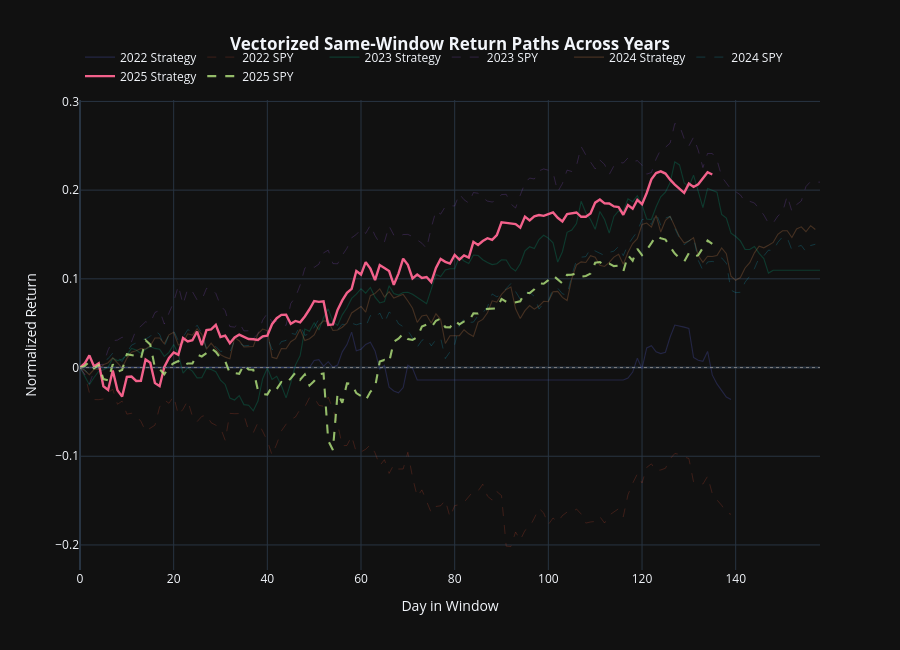
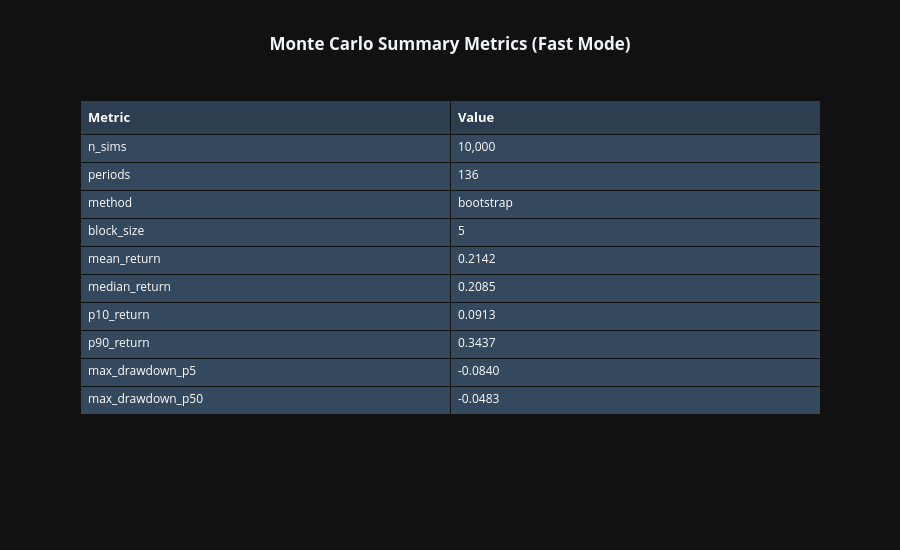
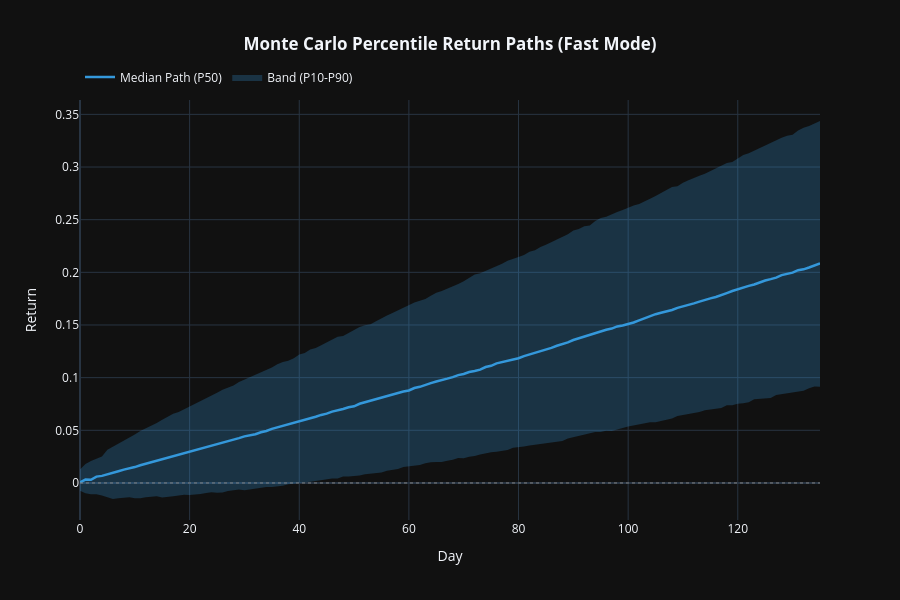

The notebook cell saved with these charts, in order:
### Code cell
# --- Vectorized Fast-Mode Visuals (Overlay + Monte Carlo) ---
OVERLAY_FILE = "overlay_return_paths.csv"
MC_SUMMARY_FILE = "monte_carlo_summary_metrics.csv"
MC_PERCENTILES_FILE = "monte_carlo_percentile_paths.csv"


def is_fastmode_artifact_dir(directory: Path) -> bool:
    return any(
        [
            (directory / OVERLAY_FILE).is_file(),
            (directory / MC_SUMMARY_FILE).is_file(),
            (directory / MC_PERCENTILES_FILE).is_file(),
        ]
    )


def find_latest_fastmode_dir(base_dir: str) -> Optional[str]:
    try:
        dirs = [d for d in Path(base_dir).iterdir() if d.is_dir() and "_backtest_" in d.name]
    except FileNotFoundError:
        return None

    dirs = sorted(dirs, key=lambda d: d.stat().st_mtime, reverse=True)
    for directory in dirs:
        if is_fastmode_artifact_dir(directory):
            return str(directory)
    return None


def infer_run_type(target_dir_value: Optional[str]) -> str:
    if not target_dir_value:
        return "event-or-unknown"

    run_dir = Path(target_dir_value)
    if run_dir.is_dir() and is_fastmode_artifact_dir(run_dir):
        return "fast"
    return "event-or-unknown"


def plot_vectorized_overlay(df_overlay: pd.DataFrame, highlight_year: Optional[int] = None):
    if df_overlay is None or df_overlay.empty:
        logging.info("No overlay data to plot.")
        return

    required = {"day", "year", "strategy_return", "benchmark_return"}
    if not required.issubset(df_overlay.columns):
        logging.warning("overlay_return_paths.csv missing required columns: %s", required)
        return

    benchmark_label = "Benchmark"
    if "benchmark_label" in df_overlay.columns and df_overlay["benchmark_label"].notna().any():
        benchmark_label = str(df_overlay["benchmark_label"].dropna().iloc[0])

    fig = go.Figure()
    for year, group in df_overlay.groupby("year", sort=True):
        is_highlight = highlight_year is None or int(year) == int(highlight_year)
        alpha = 0.95 if is_highlight else 0.22
        width = 2.4 if is_highlight else 1.1

        fig.add_trace(
            go.Scatter(
                x=group["day"],
                y=group["strategy_return"],
                mode="lines",
                name=f"{year} Strategy",
                line=dict(width=width),
                opacity=alpha,
            )
        )
        fig.add_trace(
            go.Scatter(
                x=group["day"],
                y=group["benchmark_return"],
                mode="lines",
                name=f"{year} {benchmark_label}",
                line=dict(width=max(1.0, width - 0.3), dash="dash"),
                opacity=max(0.2, alpha - 0.15),
            )
        )

    fig.add_hline(y=0, line=dict(color="gray", dash="dot", width=1))
    fig.update_layout(
        title_text="<b>Vectorized Same-Window Return Paths Across Years</b>",
        title_x=0.5,
        xaxis_title="Day in Window",
        yaxis_title="Normalized Return",
        template=PLOTLY_TEMPLATE,
        hovermode="x unified",
        legend=dict(orientation="h", yanchor="bottom", y=1.02, xanchor="left", x=0),
        height=650,
    )
    fig.show()


def _extract_percentile_columns(df_mc: pd.DataFrame) -> List[str]:
    pct_cols = [c for c in df_mc.columns if c.startswith("p") and c[1:].isdigit()]
    return sorted(pct_cols, key=lambda c: int(c[1:]))


def plot_monte_carlo_percentile_paths(df_mc: pd.DataFrame):
    if df_mc is None or df_mc.empty:
        logging.info("No Monte Carlo percentile data to plot.")
        return

    if "day" not in df_mc.columns:
        logging.warning("monte_carlo_percentile_paths.csv missing required 'day' column.")
        return

    pct_cols = _extract_percentile_columns(df_mc)
    if len(pct_cols) < 2:
        logging.warning("Monte Carlo percentile paths require at least 2 percentile columns, found: %s", pct_cols)
        return

    fig = go.Figure()

    lower_col = pct_cols[0]
    upper_col = pct_cols[-1]
    fig.add_trace(
        go.Scatter(
            x=df_mc["day"],
            y=df_mc[lower_col],
            mode="lines",
            line=dict(width=0),
            showlegend=False,
            hoverinfo="skip",
        )
    )
    fig.add_trace(
        go.Scatter(
            x=df_mc["day"],
            y=df_mc[upper_col],
            mode="lines",
            fill="tonexty",
            fillcolor="rgba(52, 152, 219, 0.25)",
            line=dict(width=0),
            name=f"Band ({lower_col.upper()}-{upper_col.upper()})",
        )
    )

    median_col = "p50" if "p50" in pct_cols else pct_cols[len(pct_cols) // 2]
    fig.add_trace(
        go.Scatter(
            x=df_mc["day"],
            y=df_mc[median_col],
            mode="lines",
            name=f"Median Path ({median_col.upper()})",
            line=dict(color="#3498db", width=2.5),
        )
    )

    fig.add_hline(y=0, line=dict(color="gray", dash="dot", width=1))
    fig.update_layout(
        title_text="<b>Monte Carlo Percentile Return Paths (Fast Mode)</b>",
        title_x=0.5,
        xaxis_title="Day",
        yaxis_title="Return",
        template=PLOTLY_TEMPLATE,
        hovermode="x unified",
        legend=dict(orientation="h", yanchor="bottom", y=1.02, xanchor="left", x=0),
        height=600,
    )
    fig.show()


def display_monte_carlo_summary(df_summary: pd.DataFrame):
    if df_summary is None or df_summary.empty:
        logging.info("No Monte Carlo summary metrics to display.")
        return

    row = df_summary.iloc[0].to_dict()
    header = ["Metric", "Value"]
    metric_names, metric_values = [], []

    for key, value in row.items():
        metric_names.append(str(key))
        if isinstance(value, (int, np.integer)):
            metric_values.append(f"{int(value):,}")
        elif isinstance(value, (float, np.floating)):
            metric_values.append(f"{float(value):.4f}")
        else:
            metric_values.append(str(value))

    fig = go.Figure(
        data=[
            go.Table(
                header=dict(
                    values=[f"<b>{h}</b>" for h in header],
                    fill_color="#2c3e50",
                    align="left",
                    font=dict(color="white", size=13),
                ),
                cells=dict(
                    values=[metric_names, metric_values],
                    fill_color="#34495e",
                    align="left",
                    font=dict(color="white", size=12),
                    height=28,
                ),
            )
        ]
    )
    fig.update_layout(
        title_text="<b>Monte Carlo Summary Metrics (Fast Mode)</b>",
        title_x=0.5,
        template=PLOTLY_TEMPLATE,
        height=550,
    )
    fig.show()


def _warn_overlay_too_short(fastmode_dir: str):
    perf_rows = None
    perf_path = os.path.join(fastmode_dir, "performance_timeseries_absolute.csv")
    if Path(perf_path).is_file():
        perf_df = load_csv(perf_path)
        if perf_df is not None and not perf_df.empty:
            perf_rows = int(len(perf_df))

    min_required_rows = 55  # default seasonal gate: max(fast_window=20, slow_window=50) + 5
    if perf_rows is not None:
        logging.warning(
            "Overlay is empty because the backtest window is too short for seasonal overlay generation "
            "(rows=%s, requires >= %s with default windows).",
            perf_rows,
            min_required_rows,
        )
    else:
        logging.warning(
            "Overlay is empty because the backtest window is likely too short for seasonal overlay generation "
            "(requires >= %s rows with default windows).",
            min_required_rows,
        )


run_type = infer_run_type(target_dir if "target_dir" in globals() else None)
logging.info("Detected run type: %s", run_type)


fastmode_dir = None
if "target_dir" in globals() and target_dir:
    td = Path(target_dir)
    if td.is_dir() and is_fastmode_artifact_dir(td):
        fastmode_dir = str(td)

if fastmode_dir is None and run_type == "fast":
    fastmode_dir = find_latest_fastmode_dir(BASE_DATA_DIR)

if fastmode_dir is None:
    logging.info("No fast-mode artifacts found (overlay/Monte Carlo). Skipping fast-mode visuals.")
else:
    logging.info("Rendering fast-mode visuals from: %s", fastmode_dir)

    overlay_path = os.path.join(fastmode_dir, OVERLAY_FILE)
    if Path(overlay_path).is_file():
        df_overlay = load_csv(overlay_path)
        if df_overlay is not None and not df_overlay.empty:
            df_overlay["year"] = pd.to_numeric(df_overlay["year"], errors="coerce")
            df_overlay["day"] = pd.to_numeric(df_overlay["day"], errors="coerce")
            df_overlay = df_overlay.dropna(subset=["year", "day", "strategy_return", "benchmark_return"]).copy()
            if not df_overlay.empty:
                df_overlay["year"] = df_overlay["year"].astype(int)
                highlight_year = int(df_overlay["year"].max())
                plot_vectorized_overlay(df_overlay, highlight_year=highlight_year)
                logging.info("Vectorized overlay plotted (highlight year: %s)", highlight_year)
            else:
                _warn_overlay_too_short(fastmode_dir)
    else:
        logging.info("No overlay artifact in selected fast-mode directory.")

    mc_summary_path = os.path.join(fastmode_dir, MC_SUMMARY_FILE)
    if Path(mc_summary_path).is_file():
        df_mc_summary = load_csv(mc_summary_path)
        if df_mc_summary is not None and not df_mc_summary.empty:
            display_monte_carlo_summary(df_mc_summary)
        else:
            logging.info("Monte Carlo summary file exists but has no rows.")
    else:
        logging.info("No Monte Carlo summary artifact found (mc_enabled may be false).")

    mc_percentile_path = os.path.join(fastmode_dir, MC_PERCENTILES_FILE)
    if Path(mc_percentile_path).is_file():
        df_mc_percentile = load_csv(mc_percentile_path)
        if df_mc_percentile is not None and not df_mc_percentile.empty:
            plot_monte_carlo_percentile_paths(df_mc_percentile)
        else:
            logging.info("Monte Carlo percentile-path file exists but has no rows.")
    else:
        logging.info("No Monte Carlo percentile-path artifact found (mc_enabled may be false).")

### Figure 1 — Plotly figure (JSON) as saved in the notebook; plotly's stock layout.template omitted (floating-point values rounded to 4 significant figures; data arrays with more than 128 entries replaced by an {"elided": "..."} marker saying what was removed)
{"data": [{"line": {"width": 1.1}, "mode": "lines", "name": "2022 Strategy", "opacity": 0.22, "type": "scatter", "x": {"elided": "140 int values"}, "y": {"elided": "140 float values"}}, {"line": {"dash": "dash", "width": 1}, "mode": "lines", "name": "2022 SPY", "opacity": 0.2, "type": "scatter", "x": {"elided": "140 int values"}, "y": {"elided": "140 float values"}}, {"line": {"width": 1.1}, "mode": "lines", "name": "2023 Strategy", "opacity": 0.22, "type": "scatter", "x": {"elided": "159 int values"}, "y": {"elided": "159 float values"}}, {"line": {"dash": "dash", "width": 1}, "mode": "lines", "name": "2023 SPY", "opacity": 0.2, "type": "scatter", "x": {"elided": "159 int values"}, "y": {"elided": "159 float values"}}, {"line": {"width": 1.1}, "mode": "lines", "name": "2024 Strategy", "opacity": 0.22, "type": "scatter", "x": {"elided": "158 int values"}, "y": {"elided": "158 float values"}}, {"line": {"dash": "dash", "width": 1}, "mode": "lines", "name": "2024 SPY", "opacity": 0.2, "type": "scatter", "x": {"elided": "158 int values"}, "y": {"elided": "158 float values"}}, {"line": {"width": 2.4}, "mode": "lines", "name": "2025 Strategy", "opacity": 0.95, "type": "scatter", "x": {"elided": "136 int values"}, "y": {"elided": "136 float values"}}, {"line": {"dash": "dash", "width": 2.1}, "mode": "lines", "name": "2025 SPY", "opacity": 0.8, "type": "scatter", "x": {"elided": "136 int values"}, "y": {"elided": "136 float values"}}], "layout": {"height": 650, "hovermode": "x unified", "legend": {"orientation": "h", "x": 0, "xanchor": "left", "y": 1.02, "yanchor": "bottom"}, "shapes": [{"line": {"color": "gray", "dash": "dot", "width": 1}, "type": "line", "x0": 0, "x1": 1, "xref": "x domain", "y0": 0, "y1": 0, "yref": "y"}], "title": {"text": "<b>Vectorized Same-Window Return Paths Across Years</b>", "x": 0.5}, "xaxis": {"title": {"text": "Day in Window"}}, "yaxis": {"title": {"text": "Normalized Return"}}}}

### Figure 2 — Plotly figure (JSON) as saved in the notebook; plotly's stock layout.template omitted (floating-point values rounded to 4 significant figures)
{"data": [{"cells": {"align": "left", "fill": {"color": "#34495e"}, "font": {"color": "white", "size": 12}, "height": 28, "values": [["n_sims", "periods", "method", "block_size", "mean_return", "median_return", "p10_return", "p90_return", "max_drawdown_p5", "max_drawdown_p50"], ["10,000", "136", "bootstrap", "5", "0.2142", "0.2085", "0.0913", "0.3437", "-0.0840", "-0.0483"]]}, "header": {"align": "left", "fill": {"color": "#2c3e50"}, "font": {"color": "white", "size": 13}, "values": ["<b>Metric</b>", "<b>Value</b>"]}, "type": "table"}], "layout": {"height": 550, "title": {"text": "<b>Monte Carlo Summary Metrics (Fast Mode)</b>", "x": 0.5}}}

### Figure 3 — Plotly figure (JSON) as saved in the notebook; plotly's stock layout.template omitted (floating-point values rounded to 4 significant figures; data arrays with more than 128 entries replaced by an {"elided": "..."} marker saying what was removed)
{"data": [{"hoverinfo": "skip", "line": {"width": 0}, "mode": "lines", "showlegend": false, "type": "scatter", "x": {"elided": "136 int values"}, "y": {"elided": "136 float values"}}, {"fill": "tonexty", "fillcolor": "rgba(52, 152, 219, 0.25)", "line": {"width": 0}, "mode": "lines", "name": "Band (P10-P90)", "type": "scatter", "x": {"elided": "136 int values"}, "y": {"elided": "136 float values"}}, {"line": {"color": "#3498db", "width": 2.5}, "mode": "lines", "name": "Median Path (P50)", "type": "scatter", "x": {"elided": "136 int values"}, "y": {"elided": "136 float values"}}], "layout": {"height": 600, "hovermode": "x unified", "legend": {"orientation": "h", "x": 0, "xanchor": "left", "y": 1.02, "yanchor": "bottom"}, "shapes": [{"line": {"color": "gray", "dash": "dot", "width": 1}, "type": "line", "x0": 0, "x1": 1, "xref": "x domain", "y0": 0, "y1": 0, "yref": "y"}], "title": {"text": "<b>Monte Carlo Percentile Return Paths (Fast Mode)</b>", "x": 0.5}, "xaxis": {"title": {"text": "Day"}}, "yaxis": {"title": {"text": "Return"}}}}
